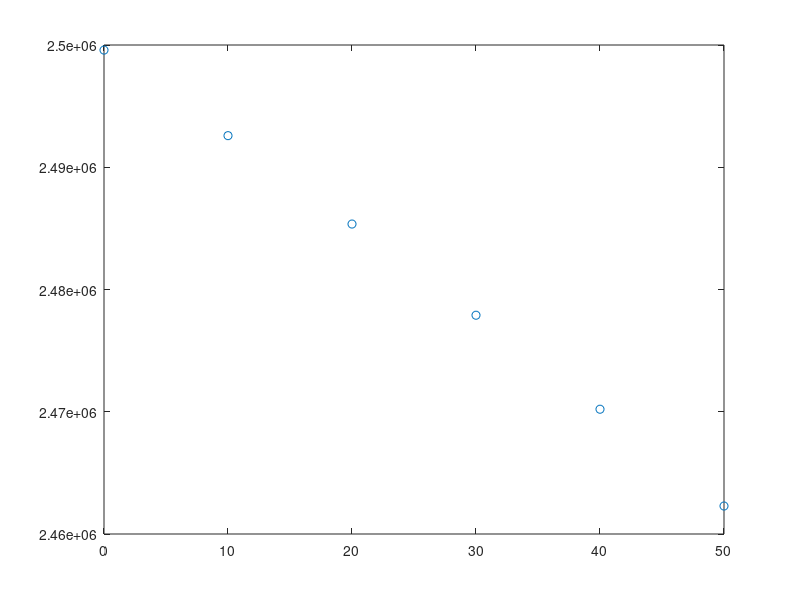

Write MATLAB code to recreate this figure. (Note: this script raises an error after producing the figure.)
function test_case()
    % Points
    p = [ 
        2499583.9924921603;
        2492584.8913670862;
        2485355.1712997020;
        2477895.5131051424;
        2470206.6186932744;
        2462289.2110114861
        ];
    % Time, sec
    t = [0 10 20 30 40 50];
    plot(t,p,'o');
    % Compute params
    X = get_X6(t);
    Xp = precompute(X);
    disp('Precompute matrix (transposed)');
    disp(Xp');
    params = Xp * p;
    disp(params);
    % Check result
    t_check = 0:0.1:60;
    p_check = zeros(size(t_check));
    for i=1:size(t_check,2)
        p_check(i) = time_coef(t_check(i)) * params;
    end
    
    hold on;
    plot(t_check, p_check);
end